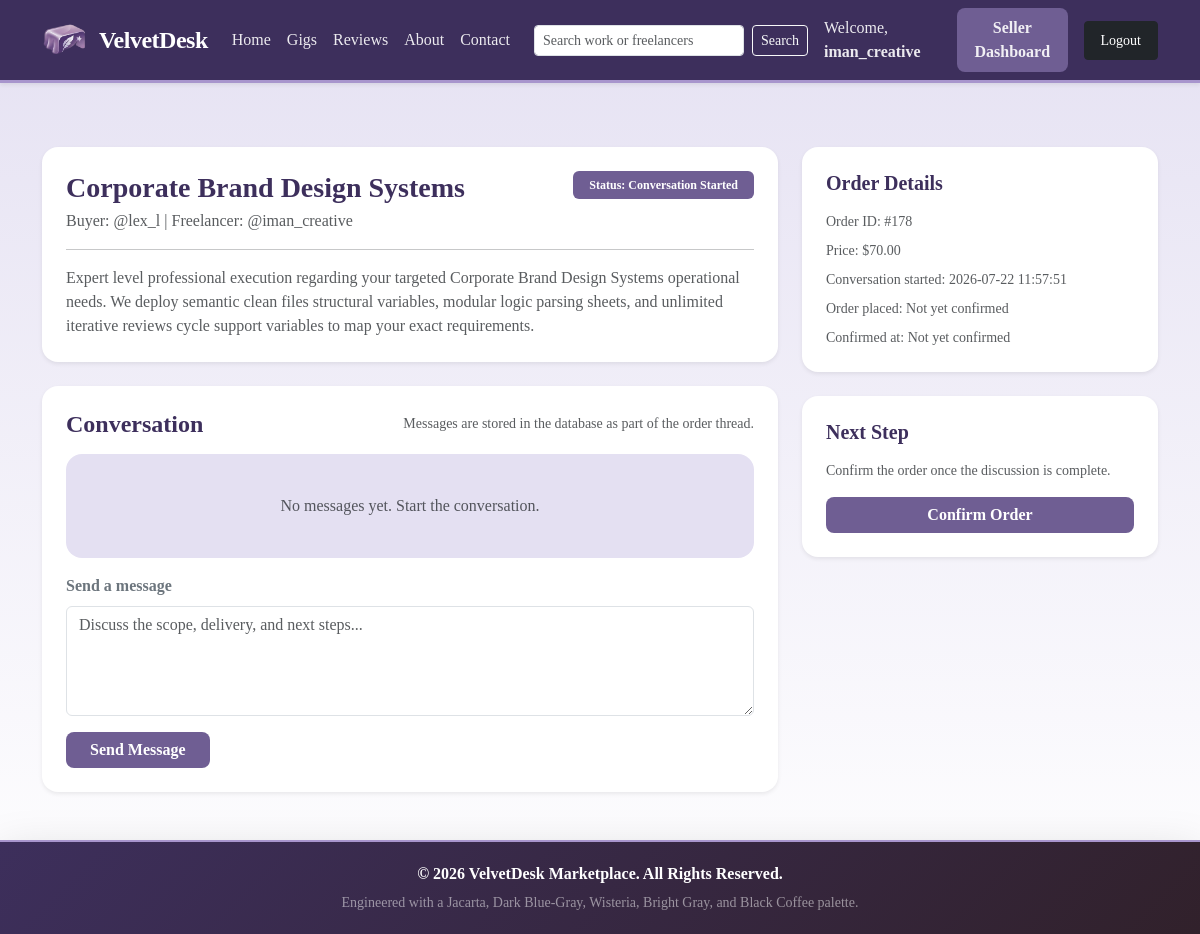
The app's page /chat.php?order_id=178 (signed in) with its own data.
### tables this page shows
CREATE TABLE orders (
        order_id INTEGER PRIMARY KEY AUTOINCREMENT,
        gig_id INTEGER,
        buyer_id INTEGER,
        seller_id INTEGER,
        order_status TEXT DEFAULT 'Conversation Started',
        delivery_file_path TEXT DEFAULT NULL,
        submission_date DATETIME DEFAULT CURRENT_TIMESTAMP,
        conversation_started_at DATETIME DEFAULT CURRENT_TIMESTAMP,
        order_placed_at DATETIME DEFAULT NULL,
        confirmed_at DATETIME DEFAULT NULL,
        FOREIGN KEY(gig_id) REFERENCES gigs(gig_id),
        FOREIGN KEY(buyer_id) REFERENCES users(user_id),
        FOREIGN KEY(seller_id) REFERENCES users(user_id)
    );

### chat.php (the view, shortened to what this page needs)
<?php
include 'config.php';
$order_id = intval($_GET['order_id'] ?? 0);
$current_role = $_SESSION['role'];
try {
    $order_stmt = $conn->prepare("SELECT orders.*, gigs.title, gigs.description, gigs.price, buyer.username AS buyer_name, seller.username AS seller_name
                                  FROM orders
                                  JOIN gigs ON orders.gig_id = gigs.gig_id
                                  JOIN users AS buyer ON orders.buyer_id = buyer.user_id
                                  JOIN users AS seller ON orders.seller_id = seller.user_id
                                  WHERE orders.order_id = :order_id");
    $order_stmt->bindParam(':order_id', $order_id);
    $order_stmt->execute();
    $order = $order_stmt->fetch(PDO::FETCH_ASSOC);
    $messages_stmt = $conn->prepare("SELECT order_messages.*, users.username, users.role
                                      FROM order_messages
                                      JOIN users ON order_messages.sender_id = users.user_id
                                      WHERE order_messages.order_id = :order_id
                                      ORDER BY order_messages.created_at ASC, order_messages.message_id ASC");
    $messages_stmt->bindParam(':order_id', $order_id);
    $messages_stmt->execute();
    $chat_messages = $messages_stmt->fetchAll(PDO::FETCH_ASSOC);
} catch (PDOException $e) {
    error_log('Chat page error: ' . $e->getMessage());
    die('Unable to load the conversation right now.');
}
include 'header.php';
?>
<div class="row mt-3 g-4">
    <div class="col-lg-8">
        <div class="card border-0 shadow-sm rounded-4 mb-4">
            <div class="card-body p-4">
                <div class="d-flex justify-content-between align-items-start flex-wrap gap-2">
                    <div>
                        <h3 class="fw-bold mb-1 text-jacarta"><?php echo htmlspecialchars($order['title']); ?></h3>
                        <p class="text-muted mb-0">Buyer: @<?php echo htmlspecialchars($order['buyer_name']); ?> | Freelancer: @<?php echo htmlspecialchars($order['seller_name']); ?></p>
                    </div>
                    <span class="badge bg-dark-blue-gray px-3 py-2">Status: <?php echo htmlspecialchars($order['order_status']); ?></span>
                </div>
                <hr>
                <p class="text-muted mb-0"><?php echo htmlspecialchars($order['description']); ?></p>
            </div>
        </div>
        <div class="card border-0 shadow-sm rounded-4">
            <div class="card-body p-4">
                <div class="d-flex justify-content-between align-items-center mb-3">
                    <h4 class="fw-bold mb-0 text-jacarta">Conversation</h4>
                    <small class="text-muted">Messages are stored in the database as part of the order thread.</small>
                </div>
                <div class="chat-stream bg-bright-gray rounded-4 p-3 mb-3" style="max-height: 420px; overflow-y: auto;">
                    <?php if (empty($chat_messages)): ?>
                        <div class="text-center text-muted py-4">No messages yet. Start the conversation.</div>
                    <?php endif; ?>
                </div>
                <form action="chat.php?order_id=<?php echo $order_id; ?>" method="POST">
                    <label class="form-label fw-semibold text-secondary">Send a message</label>
                    <textarea name="message_text" class="form-control mb-3" rows="4" placeholder="Discuss the scope, delivery, and next steps..."></textarea>
                    <button type="submit" name="send_message_btn" class="btn btn-velvet px-4">Send Message</button>
                </form>
            </div>
        </div>
    </div>
    <div class="col-lg-4">
        <div class="card border-0 shadow-sm rounded-4 mb-4">
            <div class="card-body p-4">
                <h5 class="fw-bold text-jacarta mb-3">Order Details</h5>
                <div class="small text-muted mb-2">Order ID: #<?php echo (int)$order['order_id']; ?></div>
                <div class="small text-muted mb-2">Price: $<?php echo number_format((float)$order['price'], 2); ?></div>
                <div class="small text-muted mb-2">Conversation started: <?php echo htmlspecialchars($order['conversation_started_at'] ?? 'Pending'); ?></div>
                <div class="small text-muted mb-2">Order placed: <?php echo htmlspecialchars($order['order_placed_at'] ?? 'Not yet confirmed'); ?></div>
                <div class="small text-muted">Confirmed at: <?php echo htmlspecialchars($order['confirmed_at'] ?? 'Not yet confirmed'); ?></div>
            </div>
        </div>
        <div class="card border-0 shadow-sm rounded-4">
            <div class="card-body p-4">
                <h5 class="fw-bold text-jacarta mb-3">Next Step</h5>
                <?php if ($current_role === 'seller' && $order['order_status'] === 'Conversation Started'): ?>
                    <p class="text-muted small">Confirm the order once the discussion is complete.</p>
                    <form action="orders.php" method="POST">
                        <button type="submit" name="confirm_order_btn" class="btn btn-velvet w-100">Confirm Order</button>
                    </form>
                <?php elseif ($order['order_status'] === 'Completed'): ?>
                    <p class="text-muted small mb-0">This order is complete. You can still keep the conversation history here.</p>
                <?php else: ?>
                    <p class="text-muted small mb-0"><?php echo $current_role === 'buyer' ? 'Keep discussing the work here. Your freelancer will move the order forward.' : 'Keep discussing the work here until both sides are ready to move forward.'; ?></p>
                <?php endif; ?>
            </div>
        </div>
    </div>
</div>
<?php include 'footer.php'; ?>

### header.php (style rules this page uses)
:root { --jacarta: #3D2F5C; --dark-blue-gray: #6F5E93; --wisteria: #A895CD; --bright-gray: #E4E0F2; --black-coffee: #31212B; --jacarta-rgb: 61, 47, 92; --dark-blue-gray-rgb: 111, 94, 147; --wisteria-rgb: 168, 149, 205; --bright-gray-rgb: 228, 224, 242; --black-coffee-rgb: 49, 33, 43; }
body { background: linear-gradient(180deg, rgba(var(--bright-gray-rgb), 0.96), #ffffff); min-height: 100vh; display: flex; flex-direction: column; font-family: 'Georgia', 'Times New Roman', serif; color: var(--black-coffee); }
.btn-velvet { background-color: var(--dark-blue-gray); color: white; border: none; font-weight: 600; border-radius: 8px; transition: 0.3s; }
.text-jacarta { color: var(--jacarta) !important; }
.bg-bright-gray { background-color: var(--bright-gray) !important; }
.bg-dark-blue-gray { background-color: var(--dark-blue-gray) !important; }

### records on screen
orders: order_status "Conversation Started", order_id "178", conversation_started_at "2026-07-22 11:57:51", order_placed_at "Not yet confirmed", confirmed_at "Not yet confirmed"

### other values on screen
$_SESSION['username'] "iman_creative"
$order['title'] "Corporate Brand Design Systems"
$order['buyer_name'] "lex_l"
$order['seller_name'] "iman_creative"
$order['price'] "70.00"
